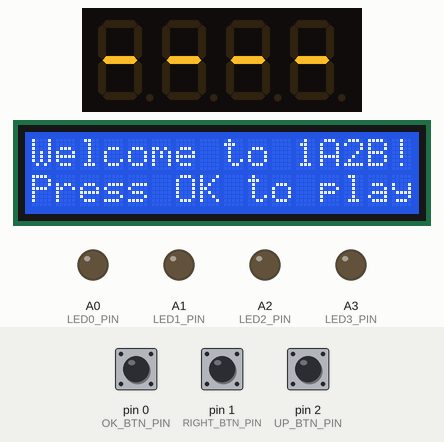
Simulated run of this sketch. Board: Arduino Uno, built with avr-gcc and run on an emulated ATmega328P. Shown: 4-digit seven-segment display, 16×2 character LCD, output pins drawn as LEDs (lit = HIGH). Inputs (shaded band) come from the test bench; at power-on: pin 0 (OK_BTN_PIN) HIGH, pin 1 (RIGHT_BTN_PIN) HIGH, pin 2 (UP_BTN_PIN) HIGH. Random numbers use the default seed unless the sketch sets one.

Above: at 1.2 s.
1.3 s: pin 0 (OK_BTN_PIN) pulled LOW for 0.15 s
At 2.4 s:
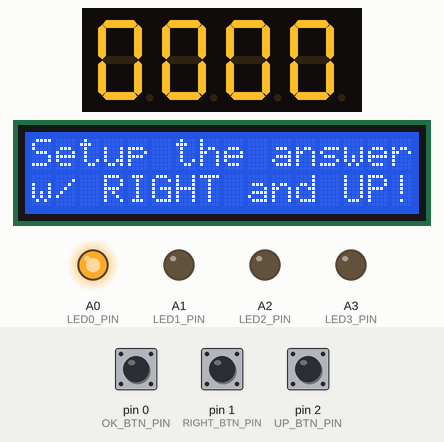
2.9 s: pin 0 (OK_BTN_PIN) pulled LOW for 1 s
At 3.6 s:
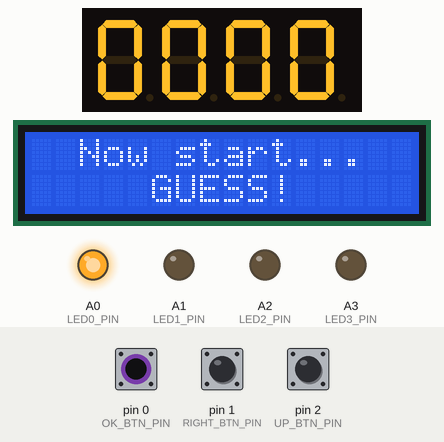
5.4 s: pin 0 (OK_BTN_PIN) pulled LOW for 0.15 s
At 6.1 s:
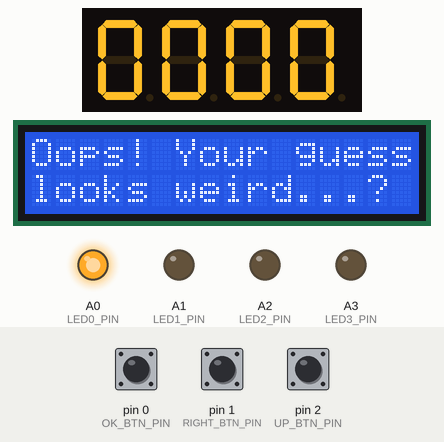
7.0 s: pin 0 (OK_BTN_PIN) pulled LOW for 3.2 s
At 7.3 s:
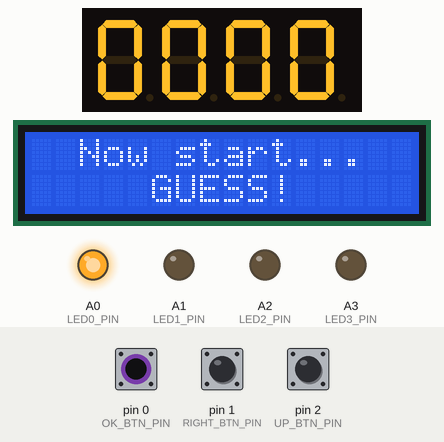
11.7 s: pin 1 (RIGHT_BTN_PIN) pulled LOW for 0.15 s
At 12.1 s:
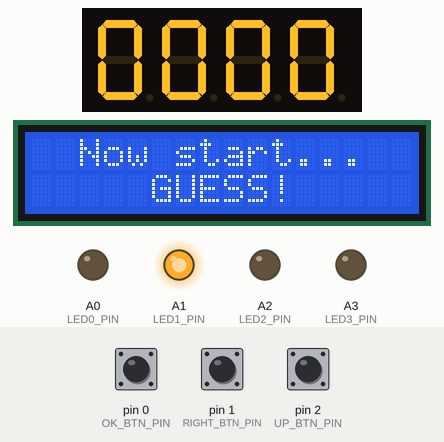
13.3 s: pin 1 (RIGHT_BTN_PIN) pulled LOW for 1 s
At 14.6 s:
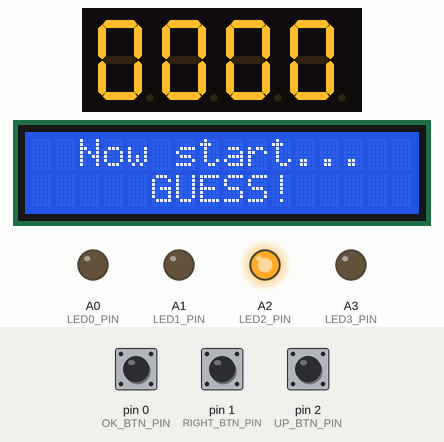
Timing chart, 0 to 16.3 s (numbered marks = the images above; inputs shaded):
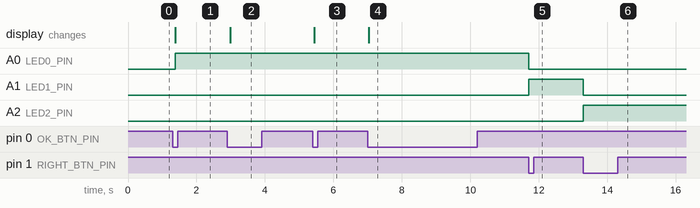

Measured:
- after the input at 1.3 s, A0 (LED0_PIN): LOW → HIGH after 0.08 s; the display: first changes after 0.08 s (image 1 shows a later state)
- after the input at 2.9 s, the display: changes after 0.08 s (image 2)
- after the input at 5.4 s, the display: changes at once (image 3)
- after the input at 7.0 s, the display: changes at once (image 4)
- after the input at 11.7 s, A0 (LED0_PIN): HIGH → LOW at once; A1 (LED1_PIN): LOW → HIGH at once
- after the input at 13.3 s, A1 (LED1_PIN): HIGH → LOW at once; A2 (LED2_PIN): LOW → HIGH at once

The sketch:

1A2B.ino
```cpp
#include <LiquidCrystal_I2C.h>
#include "SevSeg.h"

enum states{
  IDLE,
  SET,
  GUESS,
  WRONG,
  CORRECT,
  SET_INVALID,
  GUESS_INVALID
} state;

LiquidCrystal_I2C lcd(0x27, 16, 2);
SevSeg sevseg;

const int OK_BTN_PIN = 0;
const int RIGHT_BTN_PIN = 1;
const int UP_BTN_PIN = 2;

const int LED0_PIN = A0;
const int LED1_PIN = A1;
const int LED2_PIN = A2;
const int LED3_PIN = A3;

int ok, pre_ok;
int right, pre_right;
int up, pre_up;

int LED_state[4];

int A, B;
int answer[4], guess[4];

unsigned long prevMillis = 0;
const long interval = 50;

int guess_count = 0;

void setup() {
  byte numDigits = 4;
  byte digitPins[] = {3, 4, 5, 6};
  byte segmentPins[] = {7, 8, 9, 10, 11, 12, 13};
  bool resistorsOnSegments = false; // 'false' means resistors are on digit pins
  byte hardwareConfig = COMMON_CATHODE; // See README.md for options
  bool updateWithDelays = false; // Default 'false' is Recommended
  bool leadingZeros = true; // Use 'true' if you'd like to keep the leading zeros
  bool disableDecPoint = true; // Use 'true' if your decimal point doesn't exist or isn't connected. Then, you only need to specify 7 segmentPins[]

  sevseg.begin(hardwareConfig, numDigits, digitPins, segmentPins, resistorsOnSegments, updateWithDelays, leadingZeros, disableDecPoint);
  sevseg.setBrightness(90);

  pinMode(OK_BTN_PIN, INPUT_PULLUP);
  pinMode(RIGHT_BTN_PIN, INPUT_PULLUP);
  pinMode(UP_BTN_PIN, INPUT_PULLUP);

  pinMode(LED0_PIN, OUTPUT);
  pinMode(LED1_PIN, OUTPUT);
  pinMode(LED2_PIN, OUTPUT);
  pinMode(LED3_PIN, OUTPUT);

  lcd.init();
  lcd.backlight();

  // init
  state = IDLE;
  lcd_print("Welcome to 1A2B!", "Press OK to play");
  led_update(0, 0, 0, 0);
  sevseg.setChars("----");
  guess_count = 0;

  //delay(50);
}

void loop() {
  sevseg.refreshDisplay();

  unsigned long curMillis = millis();
  if(curMillis - prevMillis < interval){
    return;
  }
  prevMillis = curMillis;

  read_pin();

  switch(state){
    case IDLE:
    if(!ok && pre_ok){
      state = SET;
      lcd_print("Setup the answer", "w/ RIGHT and UP!");
      led_update(1, 0, 0, 0);
      sevseg.setNumber(answer[0]*1000 + answer[1]*100 + answer[2]*10 + answer[3]);
    }
    break;

    case SET:
    if(!ok && pre_ok){
      if(answer[0] == 0 && answer[1] == 0 && answer[2] == 0 && answer[3] == 0){
        randomSeed(curMillis);
        while(!answer_valid()){
          answer[0] = random(10);
          answer[1] = random(10);
          answer[2] = random(10);
          answer[3] = random(10);
        }
      }
      if(answer_valid()){
        state = GUESS;
        lcd_print("  Now start...  ", "     GUESS!     ");
        led_update(1, 0, 0, 0);
        sevseg.setNumber(guess[0]*1000 + guess[1]*100 + guess[2]*10 + guess[3]);
      }
      else{
        state = SET_INVALID;
        lcd_print("Oops! The answer", "looks weird...? ");
      }
    }
    else if(!right && pre_right){
      led_update(LED_state[3], LED_state[0], LED_state[1], LED_state[2]);
    }
    else if(!up && pre_up){
      answer_update();
      sevseg.setNumber(answer[0]*1000 + answer[1]*100 + answer[2]*10 + answer[3]);
    }
    break;

    case GUESS:
    if(!ok && pre_ok){
      if(guess_valid()){
        verify_correctness();
        if(A == 4){ // if 4a0b
          state = CORRECT;
          guess_count += 1;
          char str[16] = "000 times at all";
          str[0] += guess_count / 100;
          str[1] += (guess_count / 10) % 10;
          str[2] += guess_count % 10;
          lcd_print("Congrat! U tried", str);
          led_update(1, 1, 1, 1);
        }
        else{
          state = WRONG;
          lcd_print("C'mon, you gotta", "try again! (x_x)");
          led_update(0, 0, 0, 0);
          guess_count += 1;
        }
        char str[5] = {A+'0', 'A', B+'0', 'B', '\0'};
        sevseg.setChars(str);
      }
      else{
        state = GUESS_INVALID;
        lcd_print("Oops! Your guess", "looks weird...? ");
      }
    }
    else if(!right && pre_right){
      led_update(LED_state[3], LED_state[0], LED_state[1], LED_state[2]);
    }
    else if(!up && pre_up){
      guess_update();
      sevseg.setNumber(guess[0]*1000 + guess[1]*100 + guess[2]*10 + guess[3]);
    }
    break;

    case WRONG:
    if(!ok && pre_ok){
      state = GUESS;
      lcd_print("  Now start...  ", "     GUESS!     ");
      led_update(1, 0, 0, 0);
      sevseg.setNumber(guess[0]*1000 + guess[1]*100 + guess[2]*10 + guess[3]);
    }
    break;

    case CORRECT:
    if(!ok && pre_ok){
      state = IDLE;
      lcd_print("Welcome to 1A2B!", "Press OK to play");
      led_update(0, 0, 0, 0);
      sevseg.setChars("----");
      answer[0] = answer[1] = answer[2] = answer[3] = 0;
      guess[0] = guess[1] = guess[2] = guess[3] = 0;
      guess_count = 0;
    }
    break;

    case SET_INVALID:
    if(!ok && pre_ok){
      state = SET;
      lcd_print("Setup the answer", "w/ RIGHT and UP!");
    }
    break;

    case GUESS_INVALID:
    if(!ok && pre_ok){
      state = GUESS;
      lcd_print("  Now start...  ", "     GUESS!     ");
    }
    break;

  }

  //delay(20);
}

int answer_valid(){
  return ((answer[0] != answer[1]) && (answer[1] != answer[2]) && (answer[2] != answer[3]) &&
          (answer[0] != answer[2]) && (answer[1] != answer[3]) &&
          (answer[0] != answer[3]));
}

int guess_valid(){
  return ((guess[0] != guess[1]) && (guess[1] != guess[2]) && (guess[2] != guess[3]) &&
          (guess[0] != guess[2]) && (guess[1] != guess[3]) &&
          (guess[0] != guess[3]));
}

void guess_update(){
  guess[0] = (guess[0] + LED_state[0]) % 10;
  guess[1] = (guess[1] + LED_state[1]) % 10;
  guess[2] = (guess[2] + LED_state[2]) % 10;
  guess[3] = (guess[3] + LED_state[3]) % 10;
}

void answer_update(){
  answer[0] = (answer[0] + LED_state[0]) % 10;
  answer[1] = (answer[1] + LED_state[1]) % 10;
  answer[2] = (answer[2] + LED_state[2]) % 10;
  answer[3] = (answer[3] + LED_state[3]) % 10;
}

void verify_correctness(){
  A = (answer[0] == guess[0]) + (answer[1] == guess[1]) + (answer[2] == guess[2]) + (answer[3] == guess[3]);
  B = (answer[0] == guess[1]) + (answer[0] == guess[2]) + (answer[0] == guess[3]) +
      (answer[1] == guess[0]) + (answer[1] == guess[2]) + (answer[1] == guess[3]) +
      (answer[2] == guess[0]) + (answer[2] == guess[1]) + (answer[2] == guess[3]) +
      (answer[3] == guess[0]) + (answer[3] == guess[1]) + (answer[3] == guess[2]);
}

void read_pin(){
  pre_ok = ok;
  ok = digitalRead(OK_BTN_PIN);
  pre_right = right;
  right = digitalRead(RIGHT_BTN_PIN);
  pre_up = up;
  up = digitalRead(UP_BTN_PIN);
}

void led_update(int a, int b, int c, int d){
  LED_state[0] = a;
  LED_state[1] = b;
  LED_state[2] = c;
  LED_state[3] = d;
  digitalWrite(LED0_PIN, LED_state[0]);
  digitalWrite(LED1_PIN, LED_state[1]);
  digitalWrite(LED2_PIN, LED_state[2]);
  digitalWrite(LED3_PIN, LED_state[3]);
}

void lcd_print(char* str1, char* str2){
  lcd.clear();
  lcd.setCursor(0, 0);
  lcd.print(str1);
  lcd.setCursor(0, 1);
  lcd.print(str2);
}
```
